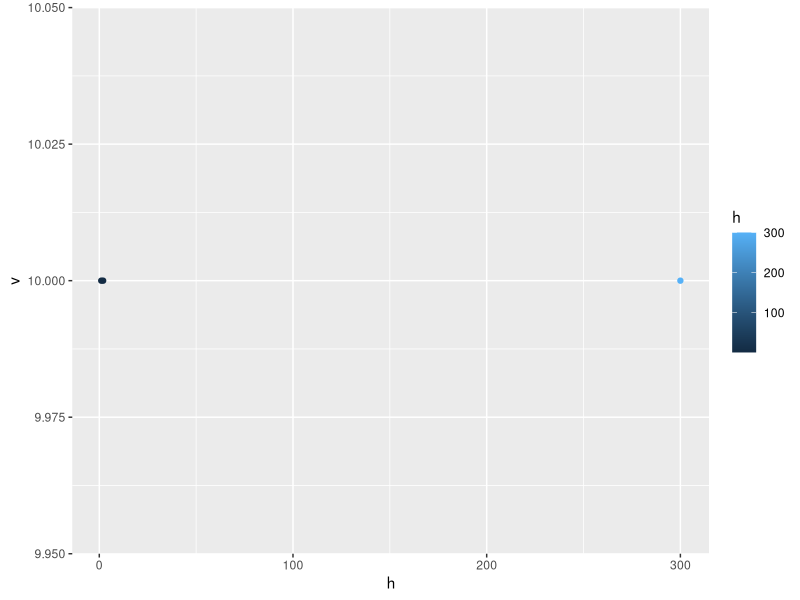

Recreate this plot in R.
## ---- chunk 1
knitr::opts_chunk$set(echo = TRUE)
install.packages("ggplot2", repos = "http://cran.us.r-project.org")
library(ggplot2)
## ---- chunk 2
v <- data.frame(h = c(1, 2, 300), v = c(10, 10, 10))
# library(ggplot2)
ggplot(data = v) +
  geom_point(mapping = aes(x = h, y = v, color = h))
# plot(v)
## ---- chunk 3
library(palmerpenguins)
head(penguins)
View(penguins)
